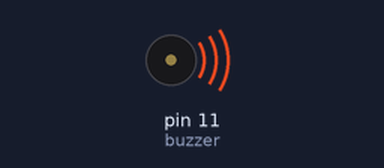
This sketch was run on a simulated Arduino Uno, built with avr-gcc and run on an emulated ATmega328P. On the bench: buzzer (waves = sounding).

Above: at 0.1 s.
At 40.3 s:
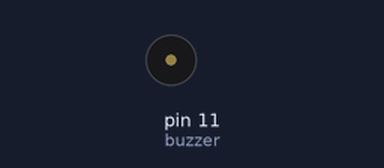
Timing chart, 0 to 41.8 s (numbered marks = the images above):
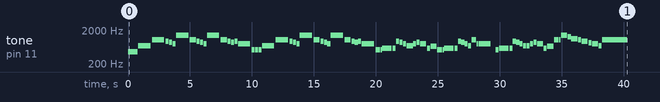

The sketch:

buzzer.ino
```cpp
#include "pitches.h"

/* Pinout Definition */
#define buzzer 11

/* buzzer */
int tempo = 108;
int melody[] = {

  // Dart Vader theme (Imperial March) - Star wars
  // Score available at https://musescore.com/user/202909/scores/1141521
  // The tenor saxophone part was used

  NOTE_AS4,8, NOTE_AS4,8, NOTE_AS4,8,//1
  NOTE_F5,2, NOTE_C6,2,
  NOTE_AS5,8, NOTE_A5,8, NOTE_G5,8, NOTE_F6,2, NOTE_C6,4,
  NOTE_AS5,8, NOTE_A5,8, NOTE_G5,8, NOTE_F6,2, NOTE_C6,4,
  NOTE_AS5,8, NOTE_A5,8, NOTE_AS5,8, NOTE_G5,2, NOTE_C5,8, NOTE_C5,8, NOTE_C5,8,
  NOTE_F5,2, NOTE_C6,2,
  NOTE_AS5,8, NOTE_A5,8, NOTE_G5,8, NOTE_F6,2, NOTE_C6,4,

  NOTE_AS5,8, NOTE_A5,8, NOTE_G5,8, NOTE_F6,2, NOTE_C6,4, //8
  NOTE_AS5,8, NOTE_A5,8, NOTE_AS5,8, NOTE_G5,2, NOTE_C5,-8, NOTE_C5,16,
  NOTE_D5,-4, NOTE_D5,8, NOTE_AS5,8, NOTE_A5,8, NOTE_G5,8, NOTE_F5,8,
  NOTE_F5,8, NOTE_G5,8, NOTE_A5,8, NOTE_G5,4, NOTE_D5,8, NOTE_E5,4,NOTE_C5,-8, NOTE_C5,16,
  NOTE_D5,-4, NOTE_D5,8, NOTE_AS5,8, NOTE_A5,8, NOTE_G5,8, NOTE_F5,8,

  NOTE_C6,-8, NOTE_G5,16, NOTE_G5,2, REST,8, NOTE_C5,8,//13
  NOTE_D5,-4, NOTE_D5,8, NOTE_AS5,8, NOTE_A5,8, NOTE_G5,8, NOTE_F5,8,
  NOTE_F5,8, NOTE_G5,8, NOTE_A5,8, NOTE_G5,4, NOTE_D5,8, NOTE_E5,4,NOTE_C6,-8, NOTE_C6,16,
  NOTE_F6,4, NOTE_DS6,8, NOTE_CS6,4, NOTE_C6,8, NOTE_AS5,4, NOTE_GS5,8, NOTE_G5,4, NOTE_F5,8,
  NOTE_C6,1

};

int notes = sizeof(melody) / sizeof(melody[0]) / 2;

// note durations: 4 = quarter note, 8 = eighth note, etc.:
int noteDurations[] = {
  4, 8, 8, 4, 4, 4, 4, 4
};
int wholenote = (60000 * 4) / tempo;
int divider = 0, noteDuration = 0;


void setup() {
  for (int thisNote = 0; thisNote < notes * 2; thisNote = thisNote + 2) {

    // calculates the duration of each note
    divider = melody[thisNote + 1];
    if (divider > 0) {
      // regular note, just proceed
      noteDuration = (wholenote) / divider;
    } else if (divider < 0) {
      // dotted notes are represented with negative durations!!
      noteDuration = (wholenote) / abs(divider);
      noteDuration *= 1.5; // increases the duration in half for dotted notes
    }

    // we only play the note for 90% of the duration, leaving 10% as a pause
    tone(buzzer, melody[thisNote], noteDuration*0.9);

    // Wait for the specief duration before playing the next note.
    delay(noteDuration);

    // stop the waveform generation before the next note.
    noTone(buzzer);
  }
}

void loop() {
  // put your main code here, to run repeatedly:

}
```

pitches.h
```cpp
#define NOTE_B0  31
#define NOTE_C1  33
#define NOTE_CS1 35
#define NOTE_D1  37
#define NOTE_DS1 39
#define NOTE_E1  41
#define NOTE_F1  44
#define NOTE_FS1 46
#define NOTE_G1  49
#define NOTE_GS1 52
#define NOTE_A1  55
#define NOTE_AS1 58
#define NOTE_B1  62
#define NOTE_C2  65
#define NOTE_CS2 69
#define NOTE_D2  73
#define NOTE_DS2 78
#define NOTE_E2  82
#define NOTE_F2  87
#define NOTE_FS2 93
#define NOTE_G2  98
#define NOTE_GS2 104
#define NOTE_A2  110
#define NOTE_AS2 117
#define NOTE_B2  123
#define NOTE_C3  131
#define NOTE_CS3 139
#define NOTE_D3  147
#define NOTE_DS3 156
#define NOTE_E3  165
#define NOTE_F3  175
#define NOTE_FS3 185
#define NOTE_G3  196
#define NOTE_GS3 208
#define NOTE_A3  220
#define NOTE_AS3 233
#define NOTE_B3  247
#define NOTE_C4  262
#define NOTE_CS4 277
#define NOTE_D4  294
#define NOTE_DS4 311
#define NOTE_E4  330
#define NOTE_F4  349
#define NOTE_FS4 370
#define NOTE_G4  392
#define NOTE_GS4 415
#define NOTE_A4  440
#define NOTE_AS4 466
#define NOTE_B4  494
#define NOTE_C5  523
#define NOTE_CS5 554
#define NOTE_D5  587
#define NOTE_DS5 622
#define NOTE_E5  659
#define NOTE_F5  698
#define NOTE_FS5 740
#define NOTE_G5  784
#define NOTE_GS5 831
#define NOTE_A5  880
#define NOTE_AS5 932
#define NOTE_B5  988
#define NOTE_C6  1047
#define NOTE_CS6 1109
#define NOTE_D6  1175
#define NOTE_DS6 1245
#define NOTE_E6  1319
#define NOTE_F6  1397
#define NOTE_FS6 1480
#define NOTE_G6  1568
#define NOTE_GS6 1661
#define NOTE_A6  1760
#define NOTE_AS6 1865
#define NOTE_B6  1976
#define NOTE_C7  2093
#define NOTE_CS7 2217
#define NOTE_D7  2349
#define NOTE_DS7 2489
#define NOTE_E7  2637
#define NOTE_F7  2794
#define NOTE_FS7 2960
#define NOTE_G7  3136
#define NOTE_GS7 3322
#define NOTE_A7  3520
#define NOTE_AS7 3729
#define NOTE_B7  3951
#define NOTE_C8  4186
#define NOTE_CS8 4435
#define NOTE_D8  4699
#define NOTE_DS8 4978
#define REST     0
```
